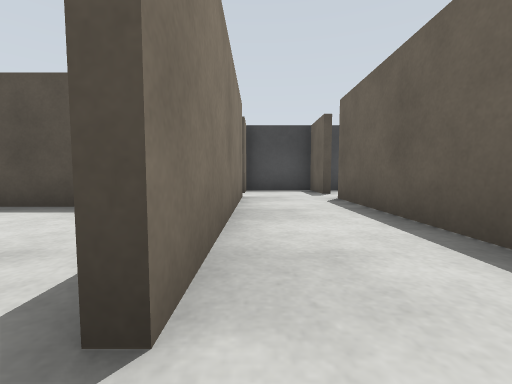
View 1 (above)

24 first-person views from a walk through a robot-simulator world made for Gazebo. The camera is 0.5 m above the floor, tilts 4° down and sees 90° across. The floor is counted in squares, 1 m on a side. Each view is taken from the middle of a square. On the plan, view 1 faces up. The plan holds only what a view shows up to about 9 squares ahead; the rest is blank.

View 2
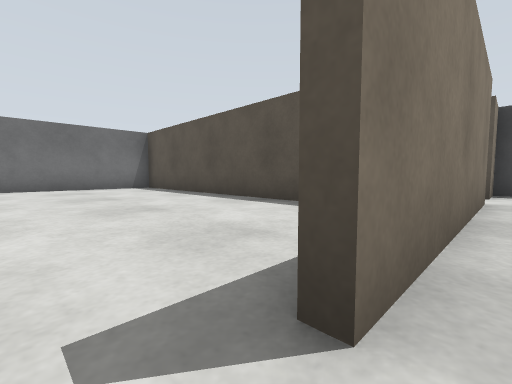

View 3
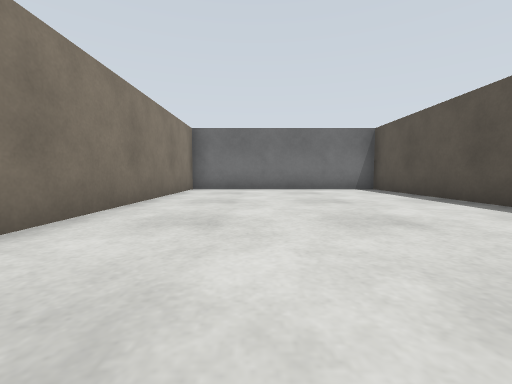

View 4
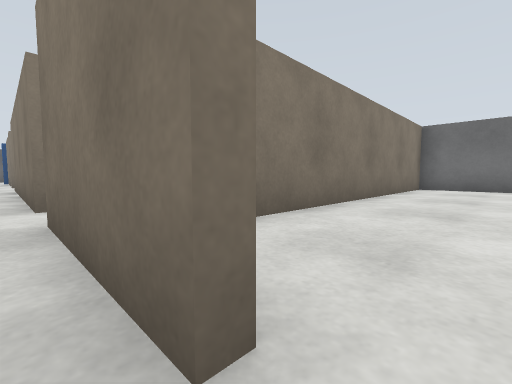

View 5
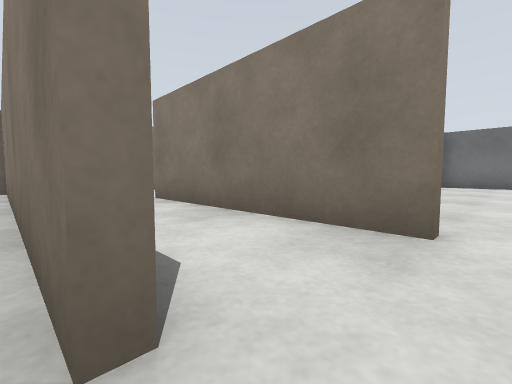

View 6
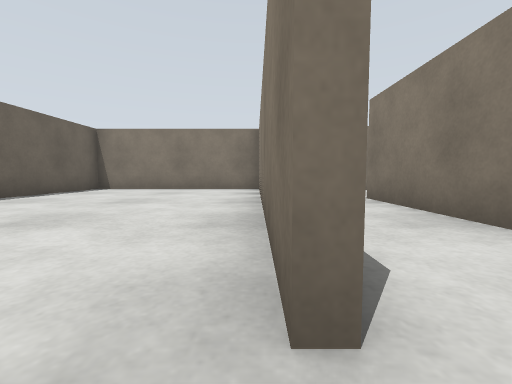

View 7
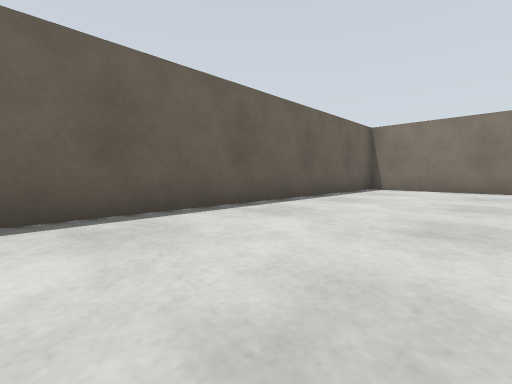

View 8
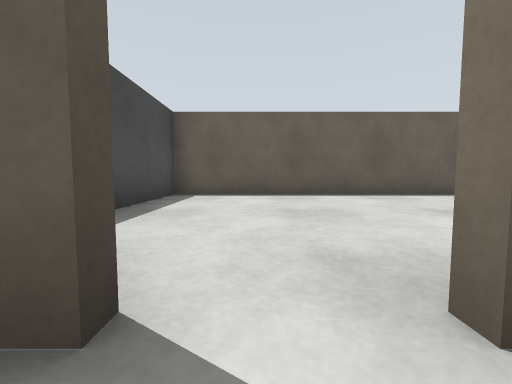

View 9
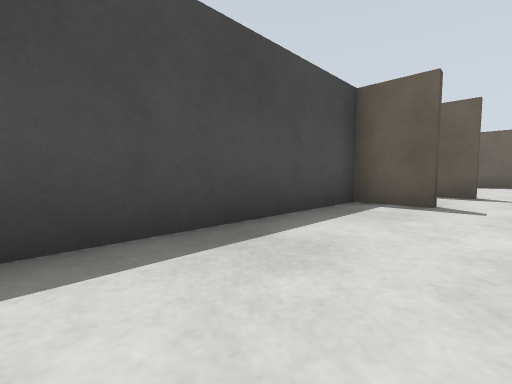

View 10
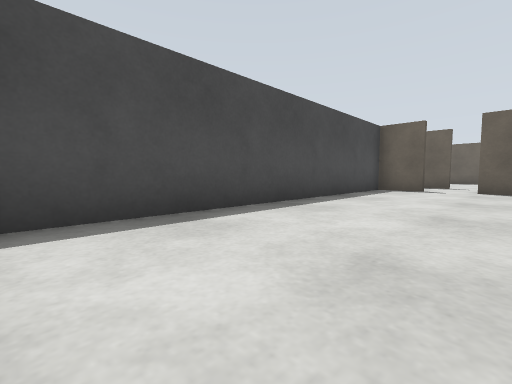

View 11
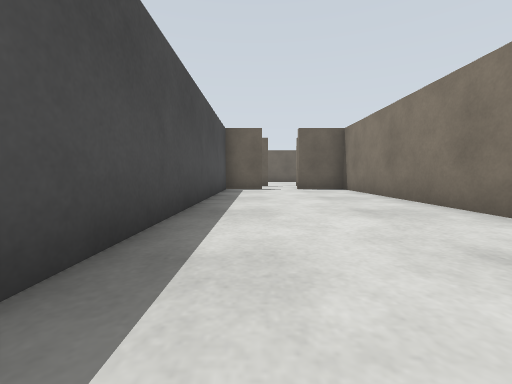

View 12
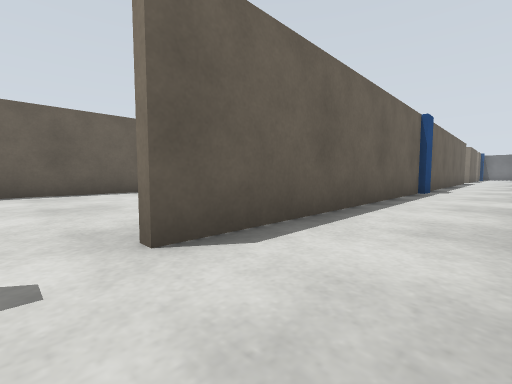

View 13
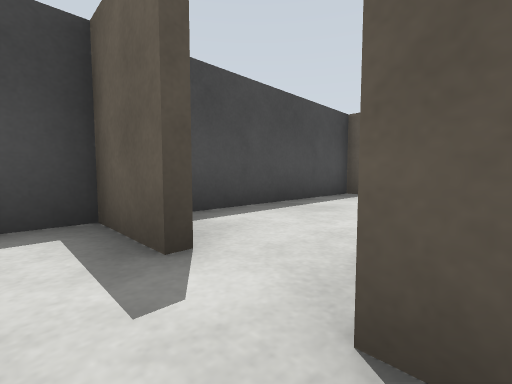

View 14
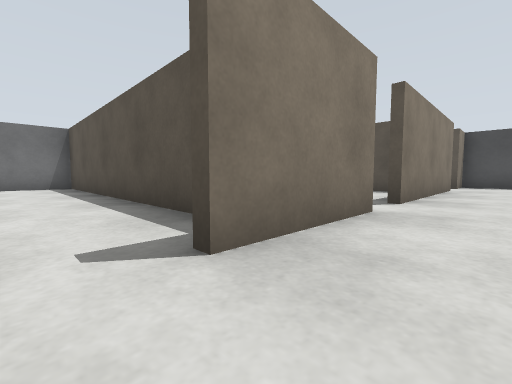

View 15
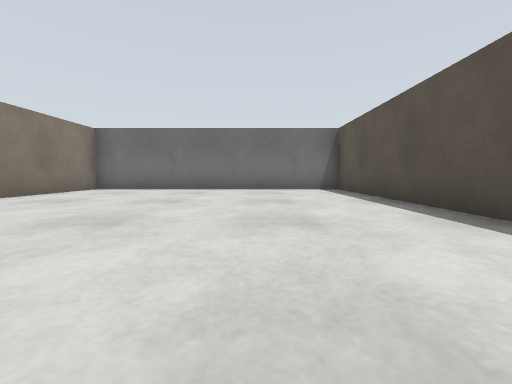

View 16
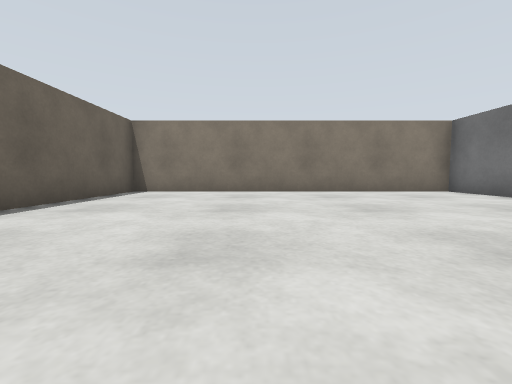

View 17
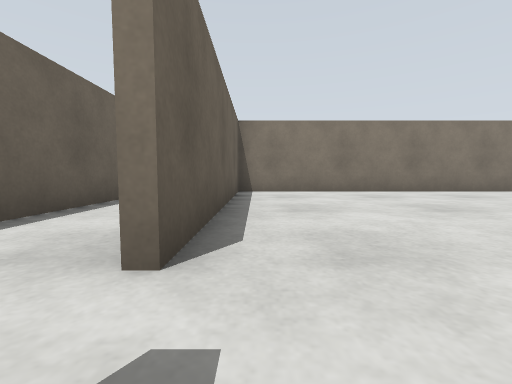

View 18
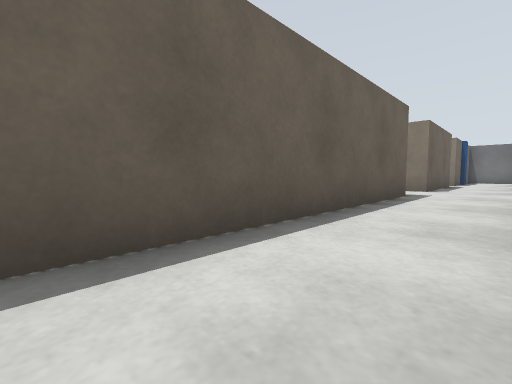

View 19
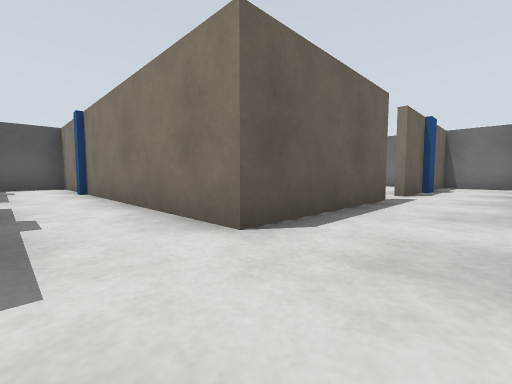

View 20
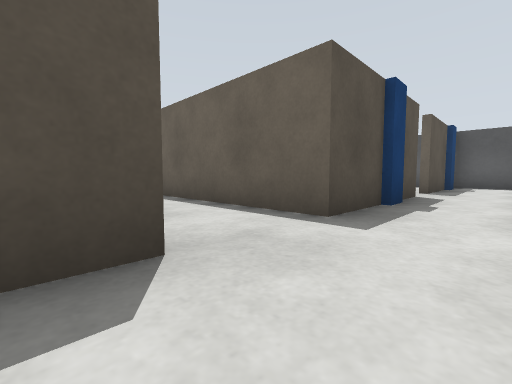

View 21
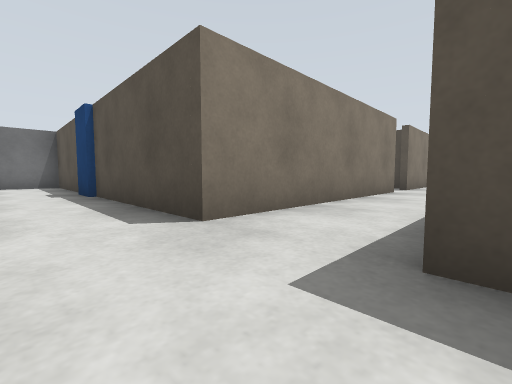

View 22
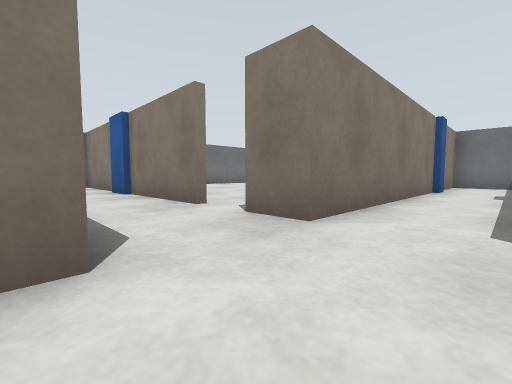

View 23
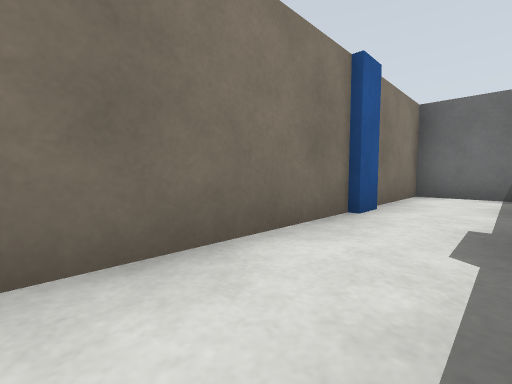

View 24
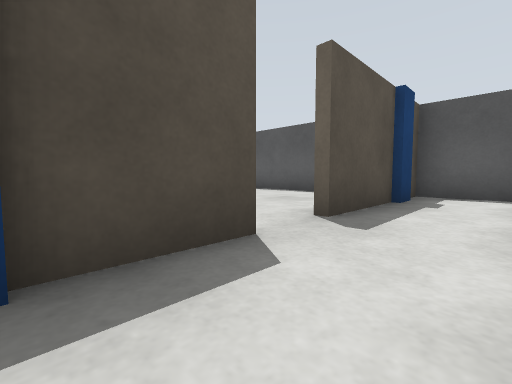

### Floor plan
Points are (right, up) in squares from view 1. A wall is a line through its corners. A room is listed if a view was taken in it or the views show most of it. See-through windows are left out.
Room 1 (views 1, 2, 4, 5, 6, 8, 9, 10, 11, 12, 13)
walls: (-0.3, 5.6) (-0.3, 0.6); (-6.1, 4.1) (-0.5, 4.1) (-0.5, 5.6); (1.7, 6.4) (1.7, 8) (-9.1, 8); (-0.3, -0.4) (-0.3, -1.4); (-9.5, 6) (-9.5, 4.6); (1.7, -1.5) (1.7, 5.4)
ways out: opening at (0, 0) to room 2; opening at (2, 6) to room 3; opening at (1, -1) to room 8
objects: beige box (0, 7)
Room 2 (view 3)
walls: (-1.5, 3.9) (-9.5, 3.9) (-9.5, -2.1) (-1.4, -2.1)
ways out: opening at (0, 0) to room 1
Room 3 (view 7)
walls: (1.9, 5.4) (1.9, -1.6); (1.9, -2.6) (7.3, -2.6) (7.3, 8) (2.2, 8)
ways out: opening at (2, 6) to room 1
Room 4 (views 14, 19, 20, 21, 22, 23)
walls: (1.7, -12.5) (3.4, -12.5); (3.4, -10.5) (1.7, -10.5) (1.7, -3); (-5.5, -12.5) (-0.5, -12.5); (-0.3, -4.2) (-0.3, -10.5) (-4.5, -10.5)
ways out: opening at (0, -4) to room 5; opening at (3, -12) to room 6; opening at (-6, -12) to room 7; opening at (1, -3) to room 8; opening at (0.5, -13)
objects: blue box (-5, -11)
Room 5 (views 15, 16, 17, 18)
walls: (-0.6, -2.3) (-9.5, -2.3) (-9.5, -10.3) (-0.5, -10.3) (-0.5, -4.2)
ways out: opening at (0, -4) to room 4
Room 6 (view 24)
walls: (5.6, -10.5) (3.4, -10.5); (3.4, -12.5) (10.5, -12.5) (10.5, -10.5) (6.6, -10.5)
ways out: opening at (3, -12) to room 4; opening at (6, -10)
objects: blue box (4, -11); blue box (7, -12) to (8, -12); blue box (9, -11)
Room 7 (no view inside)
walls: (-6.2, -10.5) (-9.5, -10.5) (-9.5, -12.5) (-5.5, -12.5)
ways out: opening at (-6, -12) to room 4
objects: blue box (-7, -12) to (-6, -12)
Room 8 (no view inside)
walls: (1.9, -1.6) (1.9, -2.6); (-0.3, -1.4) (-0.3, -3.1)
ways out: opening at (1, -1) to room 1; opening at (1, -3) to room 4
objects: blue box (2, -2)

Where each view was taken, in squares from view 1:
view 1: 0 up, 0 right, facing up
view 2: 0 up, 0 right, facing up-left
view 3: 0 up, 1 left, facing left
view 4: 0 up, 0 right, facing down-left
view 5: 6 up, 2 right, facing down-left
view 6: 6 up, 2 right, facing down
view 7: 6 up, 4 right, facing down-right
view 8: 6 up, 1 right, facing right
view 9: 6 up, 5 left, facing up-right
view 10: 5 up, 9 left, facing up-right
view 11: 7 up, 9 left, facing right
view 12: 6 up, 0 right, facing down-right
view 13: 5 up, 1 right, facing up-right
view 14: 4 down, 1 right, facing up-left
view 15: 5 down, 1 left, facing left
view 16: 3 down, 4 left, facing down
view 17: 3 down, 1 left, facing down
view 18: 4 down, 0 right, facing down-right
view 19: 11 down, 0 right, facing down-right
view 20: 12 down, 1 left, facing up-right
view 21: 12 down, 2 right, facing up-left
view 22: 11 down, 2 right, facing down-left
view 23: 11 down, 3 left, facing down-left
view 24: 12 down, 4 right, facing up-right
